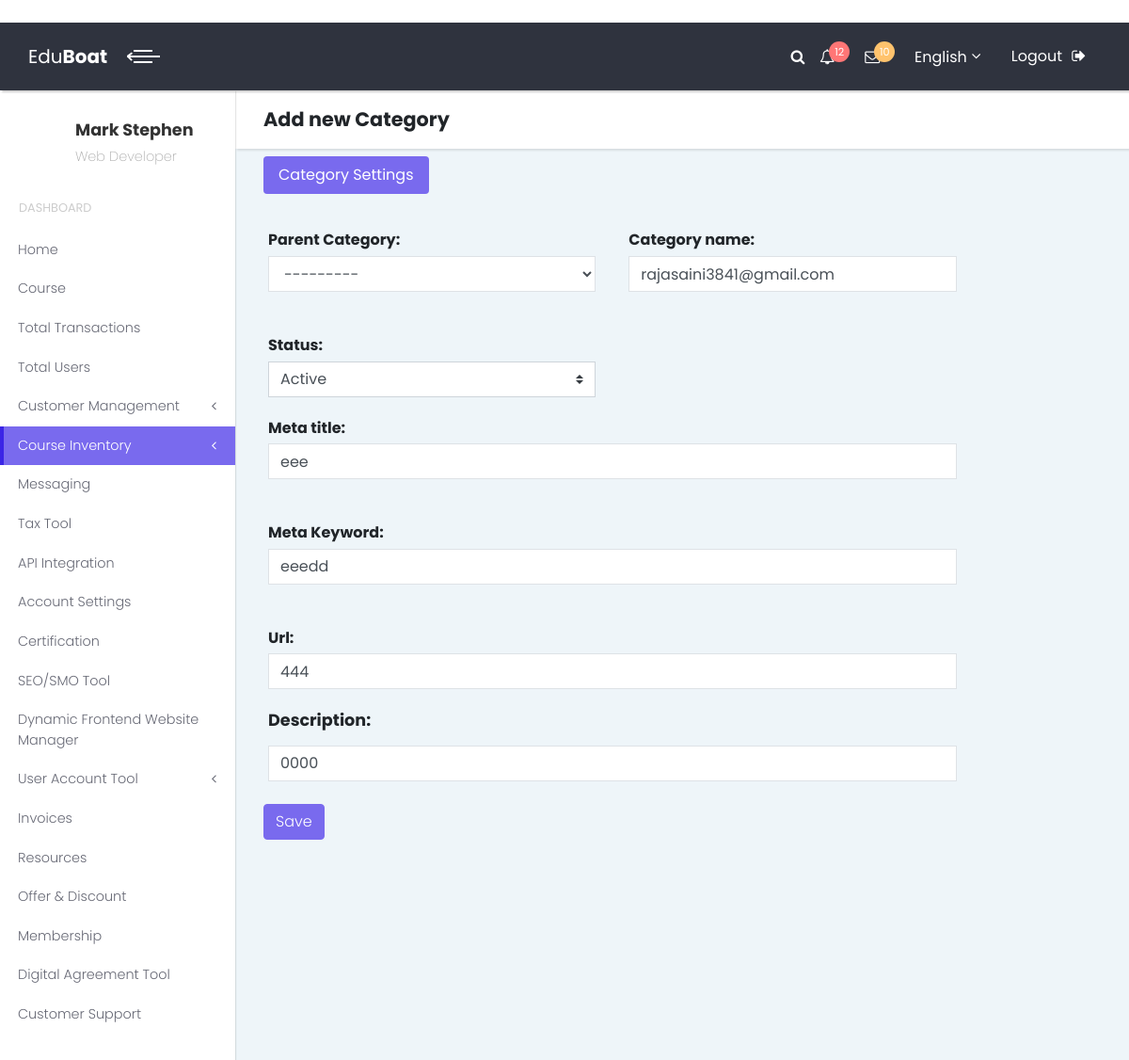
The page /inventory/edit_category/444 on the database its author committed.
### inventory/models.py (models this page shows)
class Categories(MPTTModel):
    statusChoice = (
        ('Active', 'Active'),
        ('Inactive', 'Inactive'),
        ('Available', 'Available')
        )
    name = models.CharField(max_length = 250 , unique =True)
    parent = TreeForeignKey('self', on_delete=models.CASCADE, null=True, blank=True, related_name='children')
    seo_title = models.CharField(max_length=70)
    seo_description =models.CharField(max_length=160)
    slug = models.SlugField(max_length=255 , unique =True)
    categoryStatus = models.CharField(max_length = 30 , choices = statusChoice, null=True , blank=True)
    categoryCreated = models.DateTimeField(auto_now_add=True)
    seo_keywords = models.CharField(max_length=160)
    class MPTTMeta:
        order_insertion_by = ['name']
    def __str__(self):
        return self.name

### inventory/views.py (the view, shortened to what this page needs)
# urls.py: path('edit_category/<slug:slugfield>',views.editCategory, name = 'edit_category'),
def editCategory(request , slugfield):
    categories = get_object_or_404(Categories ,slug = slugfield)
    form = CategoriesForm(instance = categories)
    context = {'form':form,'categories':categories}
    return render(request,'edit_categories.html',context)

### inventory/forms.py
class CategoriesForm(forms.ModelForm):
    class Meta:
        model = Categories
        fields = ['parent','name','seo_title','seo_description','categoryStatus','slug','seo_keywords']
        widgets = {
                'parent':forms.Select(attrs={'class':'form-control'}),
                'name':forms.TextInput(attrs={'class':'form-control','placeholder':'Web development','required':True}),
                'categoryStatus':forms.Select(attrs={'class':'custom-select','required':True}),
                'seo_title':forms.TextInput(attrs={'class':'form-control','required':True}),
                'seo_description':forms.TextInput(attrs={'class':'form-control','required':True}),
                'seo_keywords':forms.TextInput(attrs={'class':'form-control','required':True}),
                'slug':forms.TextInput(attrs={'class':'form-control','required':True}),
            }

### templates/edit_categories.html (shortened to what this page needs)
﻿{% load static %}
<!DOCTYPE html>
<html>
<head>
    <link rel="stylesheet" href="{% static 'vendor/bootstrap/css/bootstrap.min.css' %}">
    <link rel="stylesheet" href="https://stackpath.bootstrapcdn.com/font-awesome/4.7.0/css/font-awesome.min.css">
    <link rel="stylesheet" href="{% static 'css/fontastic.css' %}">
    <link rel="stylesheet" href="{% static 'css/style.default.css' %}" id="theme-stylesheet">
    <link rel="stylesheet" href="{% static 'css/custom.css' %}">
    <link rel="stylesheet" href="https://cdn.datatables.net/1.10.21/css/jquery.dataTables.min.css">
</head>
<body>
    <div class="page">
        <header class="header">
            <nav class="navbar">
                <div class="container-fluid">
                    <div class="navbar-holder d-flex align-items-center justify-content-between">
                        <div class="navbar-header">
                            <a href="index.html" class="navbar-brand d-none d-sm-inline-block">
                                <div class="brand-text d-none d-lg-inline-block"><span>Edu</span><strong>Boat</strong></div>
                            </a>
                            <a id="toggle-btn" href="#" class="menu-btn active"><span></span><span></span><span></span></a>
                        </div>
                        <ul class="nav-menu list-unstyled d-flex flex-md-row align-items-md-center">
                            <li class="nav-item d-flex align-items-center"><a id="search" href="#"><i class="fa fa-search"></i></a></li>
                            <li class="nav-item dropdown"> <a id="notifications" rel="nofollow" data-target="#" href="#" data-toggle="dropdown" aria-haspopup="true" aria-expanded="false" class="nav-link"><i class="fa fa-bell-o"></i><span class="badge bg-red badge-corner">12</span></a>
                            </li>
                            <li class="nav-item dropdown"> <a id="messages" rel="nofollow" data-target="#" href="#" data-toggle="dropdown" aria-haspopup="true" aria-expanded="false" class="nav-link"><i class="fa fa-envelope-o"></i><span class="badge bg-orange badge-corner">10</span></a>
                            </li>
                            <li class="nav-item dropdown">
                                <a id="languages" rel="nofollow" data-target="#" href="#" data-toggle="dropdown" aria-haspopup="true" aria-expanded="false" class="nav-link language dropdown-toggle"><img src=""><span class="d-none d-sm-inline-block">English</span></a>
                            </li>
                            <li class="nav-item">
                                <a href="{% url 'logout' %}" class="nav-link logout"> <span class="d-none d-sm-inline">Logout</span><i class="fa fa-sign-out"></i></a>
                            </li>
                        </ul>
                    </div>
                </div>
            </nav>
        </header>
        <div class="page-content d-flex align-items-stretch">
            <nav class="side-navbar">
                <div class="sidebar-header d-flex align-items-center">
                    <div class="avatar"><img src="" class="img-fluid rounded-circle"></div>
                    <div class="title">
                        <h1 class="h4">Mark Stephen</h1>
                        <p>Web Developer</p>
                    </div>
                </div>
                <span class="heading">Dashboard</span>
                <ul class="list-unstyled">
                    <li><a href="#">Home </a></li>
                    <li><a href="index.html">Course </a></li>
                    <li><a href="#"> Total Transactions </a></li>
                    <li><a href="users.html">Total Users</a></li>
                    <li class=""><a href="#dropdown-customer" aria-expanded="false" data-toggle="collapse">Customer Management</a>
                          </li>
                    <li class="active"><a href="#dropdown-user-account" aria-expanded="false" data-toggle="collapse">Course Inventory</a>
                          </li>
                    <li><a href="message.html">Messaging</a></li>
                    <li><a href="#">Tax Tool</a></li>
                    <li><a href="#">API Integration</a></li>
                    <li><a href="#">Account Settings</a></li>
                    <li><a href="#">Certification</a></li>
                    <li><a href="#">SEO/SMO Tool</a></li>
                    <li><a href="#">Dynamic Frontend Website Manager</a></li>
                    <li><a href="#dropdown-user-account" aria-expanded="false" data-toggle="collapse">User Account Tool </a>
                    </li>
                    <li><a href="#">Invoices</a></li>
                    <li><a href="#">Resources</a></li>
                    <li><a href="#">Offer & Discount</a></li>
                    <li><a href="#">Membership</a></li>
                    <li><a href="#">Digital Agreement Tool</a></li>
                    <li><a href="support.html">Customer Support</a></li>
                </ul>
            </nav>
            <div class="content-inner">
                <header class="page-header">
                    <div class="container-fluid">
                        <h2 class="no-margin-bottom">Add new Category</h2>
                    </div>
                </header>
                <form enctype="multipart/form-data" action="{% url 'edit_category' categories.slug %}" method="post">
                <div class="container-fluid dashboard-counts no-padding-bottom pt-2">
                    <ul class="nav nav-pills mb-3" id="pills-tab" role="tablist">
                        <li class="nav-item" role="presentation">
                            <a class="nav-link active" id="basicsettings" data-toggle="pill" href="#pills-basicsettings" role="tab" aria-controls="pills-basicsettings" aria-selected="true">Category Settings</a>
                        </li>
                    </ul>
                    <div class="tab-content" id="pills-tabContent">
                    <div class="tab-pane fade show active" id="pills-basicsettings" role="tabpanel" aria-labelledby="basicsettings">
                      <div class="row">
                          <div class="form-check col-5">
                            <br>
                            <h5>Parent Category:</h5>
                            {{form.parent}}
                            <br>
                            </div>
                            <div class="form-check col-5">
                              <br>
                              <h5>Category name:</h5>
                                    {{form.name}}
                              <br>
                            </div>
                            <div class="form-check col-5">
                              <br>
                              <h5>Status:</h5>
                             {{form.categoryStatus}}
                              <br>
                            </div>
                          </div>
                            <div class="row">
                                <div class="form-check col-10">
                                  <br>
                                  <h5> Meta title:</h5>
                                    {{form.seo_title}}
                                  <br>
                                </div>
                                <br>
                                <div class="form-check col-10">
                                  <br>
                                  <h5> Meta Keyword:</h5>
                                       {{form.seo_keywords}}
                                  <br>
                                </div>
                                <br>
                                <div class="form-check col-10">
                                  <br>
                                  <h5> Url:</h5>
                                        {{form.slug}}
                                  <br>
                                </div>
                              </div>
                          <div class="row">
                                      <div class="form-check col-10">
                                           <label for="exampleInptPassword1"><h4> Description: </h4></label>
                                             {{form.seo_description}}
                                           <br>
                                             </div>
                                             <br>
                                           </div>
                                           <button type="button" class="btn btn-primary " data-toggle="modal" data-target="#exampleModal">
                                             Save
                                           </button></td></tr>
                                      </div>
                        </div>
                    </div>
                    </form>
                                        </body>
                                        </html>

### rows shown on the page
Categories: parent "---------", name "rajasaini3841@gmail.com", categoryStatus "Active", seo_title "eee", seo_keywords "eeedd", slug "444", seo_description "0000"
